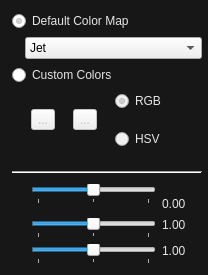
<?xml version="1.0" encoding="UTF-8"?>
<ui version="4.0">
 <class>AMImagePropertyEditor</class>
 <widget class="QFrame" name="AMImagePropertyEditor">
  <property name="geometry">
   <rect>
    <x>0</x>
    <y>0</y>
    <width>208</width>
    <height>275</height>
   </rect>
  </property>
  <property name="windowTitle">
   <string>Frame</string>
  </property>
  <property name="styleSheet">
   <string notr="true">#AMImagePropertyEditor {
	background-color: rgba(0, 0, 0, 179);
}</string>
  </property>
  <property name="frameShape">
   <enum>QFrame::NoFrame</enum>
  </property>
  <property name="frameShadow">
   <enum>QFrame::Plain</enum>
  </property>
  <layout class="QGridLayout" name="gridLayout">
   <property name="leftMargin">
    <number>12</number>
   </property>
   <property name="rightMargin">
    <number>6</number>
   </property>
   <item row="0" column="0" colspan="4">
    <widget class="QRadioButton" name="useStandardColorMapButton">
     <property name="styleSheet">
      <string notr="true">color: rgb(230, 230, 230);</string>
     </property>
     <property name="text">
      <string>Default Color Map</string>
     </property>
     <property name="checked">
      <bool>true</bool>
     </property>
     <property name="autoExclusive">
      <bool>false</bool>
     </property>
    </widget>
   </item>
   <item row="1" column="1" colspan="3">
    <widget class="QComboBox" name="standardColorMapComboBox">
     <property name="currentIndex">
      <number>7</number>
     </property>
     <item>
      <property name="text">
       <string>Autumn</string>
      </property>
     </item>
     <item>
      <property name="text">
       <string>Bone</string>
      </property>
     </item>
     <item>
      <property name="text">
       <string>Cool</string>
      </property>
     </item>
     <item>
      <property name="text">
       <string>Copper</string>
      </property>
     </item>
     <item>
      <property name="text">
       <string>Gray</string>
      </property>
     </item>
     <item>
      <property name="text">
       <string>Hot</string>
      </property>
     </item>
     <item>
      <property name="text">
       <string>HSV</string>
      </property>
     </item>
     <item>
      <property name="text">
       <string>Jet</string>
      </property>
     </item>
     <item>
      <property name="text">
       <string>Pink</string>
      </property>
     </item>
     <item>
      <property name="text">
       <string>Spring</string>
      </property>
     </item>
     <item>
      <property name="text">
       <string>Summer</string>
      </property>
     </item>
     <item>
      <property name="text">
       <string>White</string>
      </property>
     </item>
     <item>
      <property name="text">
       <string>Winter</string>
      </property>
     </item>
    </widget>
   </item>
   <item row="2" column="0" colspan="3">
    <widget class="QRadioButton" name="useCustomColorsButton">
     <property name="styleSheet">
      <string notr="true">color: rgb(230, 230, 230);</string>
     </property>
     <property name="text">
      <string>Custom Colors</string>
     </property>
     <property name="autoExclusive">
      <bool>false</bool>
     </property>
    </widget>
   </item>
   <item row="3" column="2" colspan="2">
    <layout class="QHBoxLayout" name="horizontalLayout">
     <property name="spacing">
      <number>18</number>
     </property>
     <item>
      <widget class="AMColorPickerButton" name="firstColorButton">
       <property name="enabled">
        <bool>false</bool>
       </property>
       <property name="text">
        <string>...</string>
       </property>
      </widget>
     </item>
     <item>
      <widget class="AMColorPickerButton" name="secondColorButton">
       <property name="enabled">
        <bool>false</bool>
       </property>
       <property name="text">
        <string>...</string>
       </property>
      </widget>
     </item>
     <item>
      <layout class="QVBoxLayout" name="verticalLayout">
       <item>
        <widget class="QRadioButton" name="rgbButton">
         <property name="enabled">
          <bool>false</bool>
         </property>
         <property name="styleSheet">
          <string notr="true">color: rgb(230,230,230);</string>
         </property>
         <property name="text">
          <string>RGB</string>
         </property>
         <property name="checked">
          <bool>true</bool>
         </property>
         <property name="autoExclusive">
          <bool>false</bool>
         </property>
        </widget>
       </item>
       <item>
        <widget class="QRadioButton" name="hsvButton">
         <property name="enabled">
          <bool>false</bool>
         </property>
         <property name="styleSheet">
          <string notr="true">color: rgb(230,230,230);</string>
         </property>
         <property name="text">
          <string>HSV</string>
         </property>
         <property name="autoExclusive">
          <bool>false</bool>
         </property>
        </widget>
       </item>
      </layout>
     </item>
    </layout>
   </item>
   <item row="4" column="0" rowspan="2" colspan="4">
    <widget class="Line" name="line">
     <property name="orientation">
      <enum>Qt::Horizontal</enum>
     </property>
    </widget>
   </item>
   <item row="6" column="3">
    <widget class="QLabel" name="brightnessText">
     <property name="minimumSize">
      <size>
       <width>40</width>
       <height>0</height>
      </size>
     </property>
     <property name="styleSheet">
      <string notr="true">color: rgb(230,230,230);</string>
     </property>
     <property name="text">
      <string>0.00</string>
     </property>
     <property name="alignment">
      <set>Qt::AlignLeading|Qt::AlignLeft|Qt::AlignTop</set>
     </property>
    </widget>
   </item>
   <item row="6" column="0">
    <widget class="QLabel" name="labelBrightness">
     <property name="text">
      <string/>
     </property>
     <property name="pixmap">
      <pixmap resource="../icons/icons.qrc">:/22x22/brightness.png</pixmap>
     </property>
    </widget>
   </item>
   <item row="5" column="2" rowspan="2">
    <widget class="QSlider" name="brightnessSlider">
     <property name="minimumSize">
      <size>
       <width>80</width>
       <height>0</height>
      </size>
     </property>
     <property name="minimum">
      <number>-100</number>
     </property>
     <property name="maximum">
      <number>100</number>
     </property>
     <property name="value">
      <number>0</number>
     </property>
     <property name="orientation">
      <enum>Qt::Horizontal</enum>
     </property>
     <property name="invertedAppearance">
      <bool>false</bool>
     </property>
     <property name="tickPosition">
      <enum>QSlider::TicksBelow</enum>
     </property>
     <property name="tickInterval">
      <number>100</number>
     </property>
    </widget>
   </item>
   <item row="7" column="0">
    <widget class="QLabel" name="labelContrast">
     <property name="text">
      <string/>
     </property>
     <property name="pixmap">
      <pixmap resource="../icons/icons.qrc">:/22x22/contrast.png</pixmap>
     </property>
    </widget>
   </item>
   <item row="7" column="2">
    <widget class="QSlider" name="contrastSlider">
     <property name="minimumSize">
      <size>
       <width>80</width>
       <height>0</height>
      </size>
     </property>
     <property name="minimum">
      <number>-100</number>
     </property>
     <property name="maximum">
      <number>100</number>
     </property>
     <property name="value">
      <number>0</number>
     </property>
     <property name="orientation">
      <enum>Qt::Horizontal</enum>
     </property>
     <property name="tickPosition">
      <enum>QSlider::TicksBelow</enum>
     </property>
     <property name="tickInterval">
      <number>100</number>
     </property>
    </widget>
   </item>
   <item row="7" column="3">
    <widget class="QLabel" name="contrastText">
     <property name="minimumSize">
      <size>
       <width>40</width>
       <height>0</height>
      </size>
     </property>
     <property name="styleSheet">
      <string notr="true">color: rgb(230,230,230);</string>
     </property>
     <property name="text">
      <string>1.00</string>
     </property>
     <property name="alignment">
      <set>Qt::AlignLeading|Qt::AlignLeft|Qt::AlignTop</set>
     </property>
    </widget>
   </item>
   <item row="8" column="0">
    <widget class="QLabel" name="labelGamma">
     <property name="text">
      <string/>
     </property>
     <property name="pixmap">
      <pixmap resource="../icons/icons.qrc">:/22x22/gamma.png</pixmap>
     </property>
    </widget>
   </item>
   <item row="8" column="2">
    <widget class="QSlider" name="gammaSlider">
     <property name="minimumSize">
      <size>
       <width>80</width>
       <height>0</height>
      </size>
     </property>
     <property name="minimum">
      <number>-100</number>
     </property>
     <property name="maximum">
      <number>100</number>
     </property>
     <property name="value">
      <number>0</number>
     </property>
     <property name="orientation">
      <enum>Qt::Horizontal</enum>
     </property>
     <property name="tickPosition">
      <enum>QSlider::TicksBelow</enum>
     </property>
     <property name="tickInterval">
      <number>100</number>
     </property>
    </widget>
   </item>
   <item row="8" column="3">
    <widget class="QLabel" name="gammaText">
     <property name="minimumSize">
      <size>
       <width>40</width>
       <height>0</height>
      </size>
     </property>
     <property name="styleSheet">
      <string notr="true">color: rgb(230,230,230);</string>
     </property>
     <property name="text">
      <string>1.00</string>
     </property>
     <property name="alignment">
      <set>Qt::AlignLeading|Qt::AlignLeft|Qt::AlignTop</set>
     </property>
    </widget>
   </item>
  </layout>
 </widget>
 <customwidgets>
  <customwidget>
   <class>AMColorPickerButton</class>
   <extends>QToolButton</extends>
   <header>ui/AMColorPickerButton.h</header>
  </customwidget>
 </customwidgets>
 <resources>
  <include location="../icons/icons.qrc"/>
 </resources>
 <connections/>
</ui>
